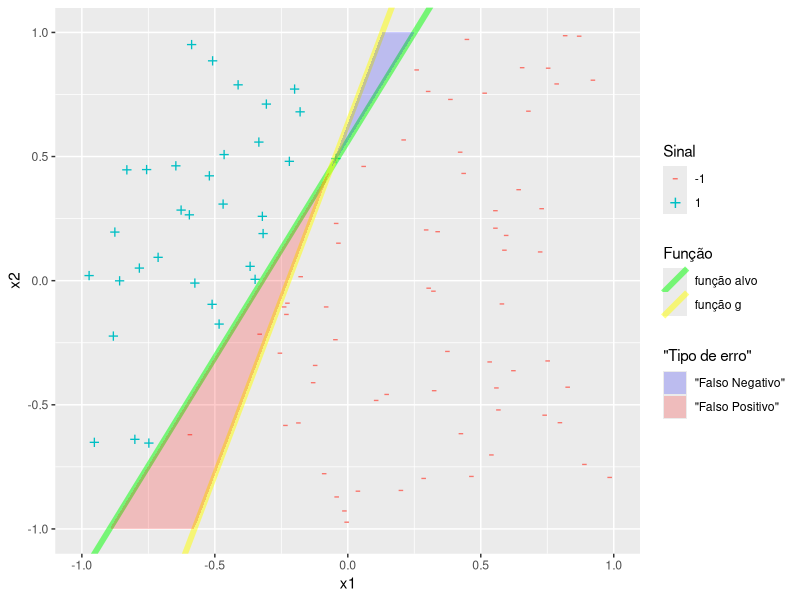
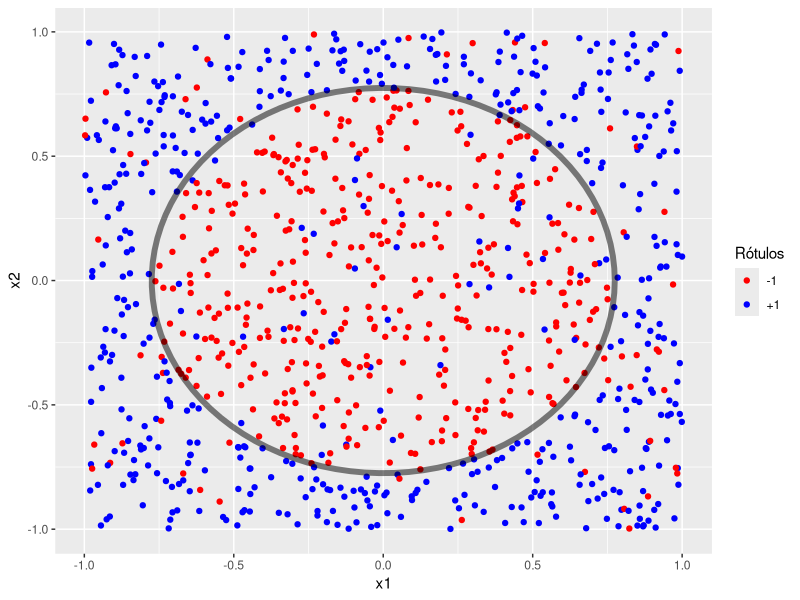
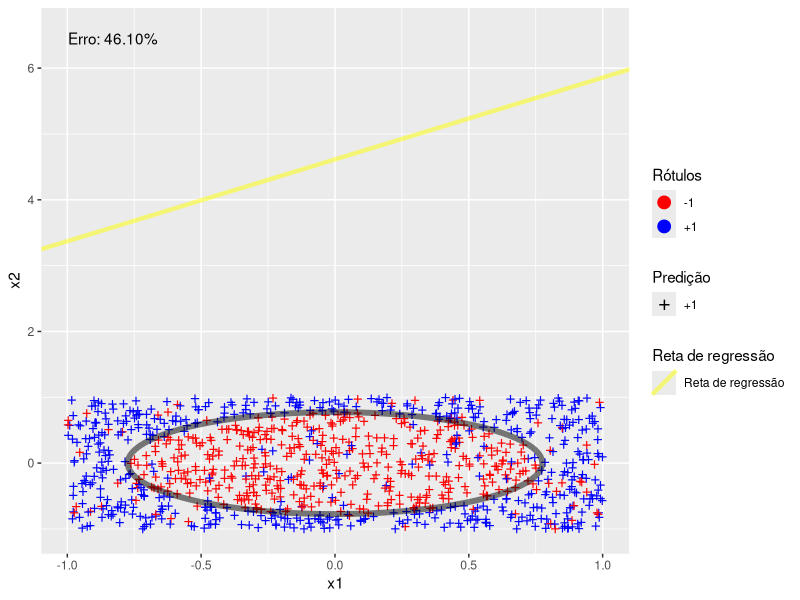
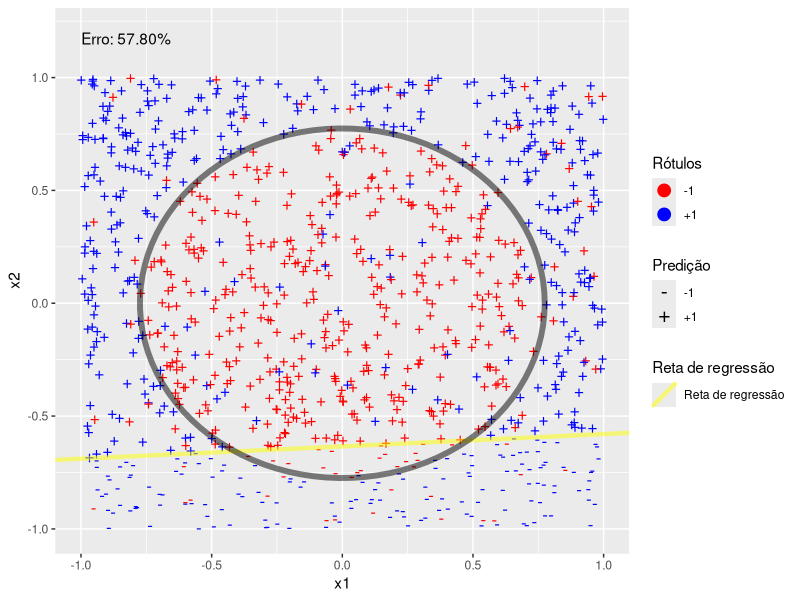
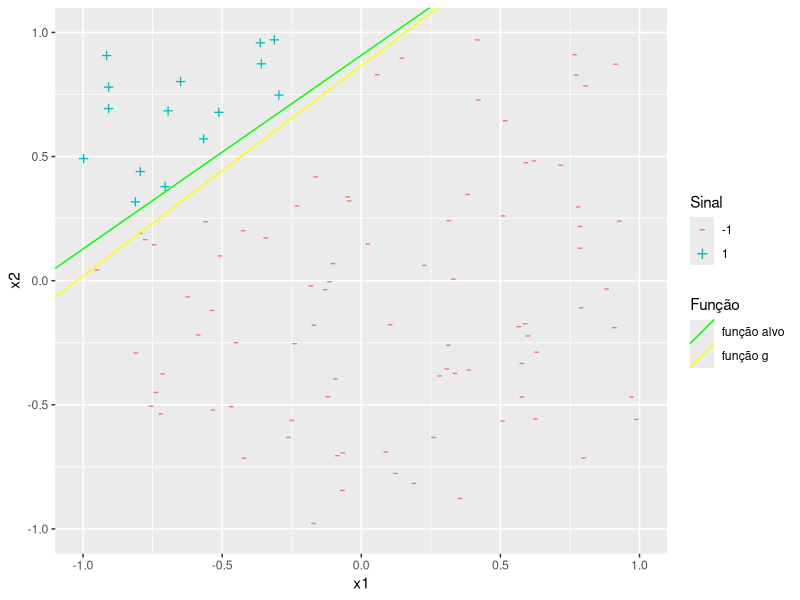
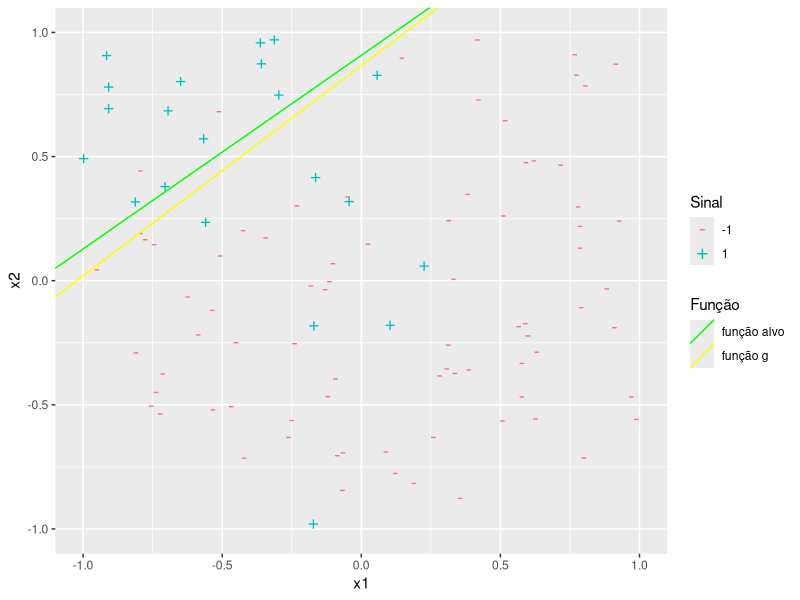

R code for these plots, in order:
## ---- chunk 1
knitr::opts_chunk$set(echo = TRUE)
## ---- chunk 2
library(knitr)
opts_chunk$set(tidy.opts=list(width.cutoff=60),tidy=TRUE, message = FALSE, warning = FALSE)
## ---- chunk 3
# Instalando a única biblioteca externa utilizada, caso necessário
if (!requireNamespace("ggplot2"))
  install.packages('ggplot2')
# Importando a biblioteca
library("ggplot2")
## ---- chunk 4

# gerar função f
gerar_f <- function() {
  x1 <- runif(2, -1, 1)
  x2 <- runif(2, -1, 1)
# calcular a e b, coeficiente angular e intercepto, respectivamente
# da reta (f) passando por x1 e x2 
  a <- (x2[2] - x1[2]) / (x2[1] - x1[1])
  b <- x1[2] - a * x1[1]
  return(list(x1 = x1, x2 = x2, a=a, b=b))
}
## ---- chunk 5
set.seed(1)
f <- gerar_f()
print("Pontos que geraram f e coeficiente angular e intercepto da reta")
print(f)
## ---- chunk 6
gerar_dados <- function(N) {
    X <- matrix(runif(2*N, -1, 1), ncol = 2)
    colnames(X) <- c("x1", "x2")
    rownames(X) <- paste0("p", 1:N)
    return(X)
}
## ---- chunk 7
avaliar_dados <- function(X, avaliar_intercepto, avaliar_coef_angular) {
  sinal <- ifelse(X[, 2] - avaliar_coef_angular * X[, 1] 
                  - avaliar_intercepto > 0, 1, -1)
  return(sinal)
}
## ---- chunk 8
set.seed(1)
X <- gerar_dados(100)
sinal <- avaliar_dados(X,avaliar_coef_angular = f$a, avaliar_intercepto = f$b)
print("Visualizando primeiras observações:")
print(head(cbind(X,sinal)))
## ---- chunk 9
reg <- lm(sinal ~ X)
reg$coefficients
## ---- chunk 10
intercepto <- -reg$coefficients[1]/reg$coefficients[3]
coef_angular <- -reg$coefficients[2]/reg$coefficients[3]

intercepto
coef_angular
## ---- chunk 11
# Visualizar pontos e função alvo
library(ggplot2)

# Criar dadoframe com dados e sinal
df <- data.frame(X, sinal)

# Criar dataframe auxiliar para visualização das áreas entre as retas
dado_auxiliar <- data.frame(x = seq(-1, 1, 0.01))
dado_auxiliar$f <- sapply(dado_auxiliar$x,
                          FUN = function(x) {f$b + f$a * x})
dado_auxiliar$g <- sapply(dado_auxiliar$x,
                          FUN = function(x) {intercepto + coef_angular * x})

# Visualizar problema
ggplot(df, aes(x=X[,1], y=X[,2], size = 3,
               color=factor(sinal), shape = factor(sinal))) +
  geom_point(show.legend = TRUE) +
  xlim(-1, 1) + ylim(-1, 1) +
  geom_abline(aes(slope = f$a, intercept = f$b, linetype = "função alvo"),
    color = "green", linewidth = 2, alpha = 0.5) +
  geom_abline(aes(slope = coef_angular, intercept = intercepto,
    linetype = "função g"), color = "yellow", linewidth = 2, alpha = 0.5) +
  scale_shape_manual(values = c("-", "+"), name = "Sinal") +
  scale_linetype_manual(values = c("solid", "solid"), name = "Função") +
  scale_fill_manual(values = c("blue", "red"),
    labels = c('"Falso Negativo"', '"Falso Positivo"'),
    name = '"Tipo de erro"') +
  geom_ribbon(data = subset(dado_auxiliar, f > g),
    aes(x = x, ymin = pmax(g, -1), ymax = f, fill = '"Falso Positivo"'),
    alpha = 0.2, inherit.aes = FALSE) +
  geom_ribbon(data = subset(dado_auxiliar, f < g),
    aes(x = x, ymin = f, ymax = pmin(g,1), fill = '"Falso Negativo"'),
    alpha = 0.2, inherit.aes = FALSE) +
  guides(color = guide_legend(override.aes = 
                    list(shape = c("-", "+"), size = 5))) +
  guides(linetype = guide_legend(override.aes = 
                    list(color = c("green", "yellow"), shape = c(NA, NA)))) +
  guides(fill = guide_legend(override.aes = list(shape = c(NA,NA)))) +
  labs(color = "Sinal", shape = "Sinal", linetype = "Função",
       fill = '"Tipo de erro"', x = "x1", y = "x2") + 
  scale_size(guide = FALSE) + 
  theme_gray()
## ---- chunk 12
# Inicializar vetores
prob_erro_dentro <- c()
f_coef_angular <- c()
f_intercepto <- c()
# Número de experimentos
num_experimentos <- 1000
# Tamanho da amostra (treino)
N = 100
# Inicializar matriz que receberá os pe pesos de regressão a cada experimento
reg <- matrix(data = NA, nrow = num_experimentos,ncol =3)

# Para cada experimento
for (i in 1:num_experimentos){
  # Gerar f e armazenar intercepto e coef angular
  f <- gerar_f()
  f_intercepto[i] <- f$b
  f_coef_angular[i] <- f$a
  # Gerar dados
  X <- gerar_dados(N)
  # Avaliar dados com função alvo gerada
  sinal_in <- avaliar_dados(X, avaliar_coef_angular = f_coef_angular[i],
                            avaliar_intercepto = f_intercepto[i])
  # Obter coeficientes de regressão
  reg[i,] <- lm(sinal_in ~ X[,1] + X[,2])$coefficients
  # Prever sinais nos dados de treino
  sinal_pred_in <- sign(cbind(1,X) %*% reg[i,])
  # Estimar erro dentro da amostra no experimento
  prob_erro_dentro[i] = length(which(sinal_in != sinal_pred_in))/N
}
# Mostrar informações sobre o erro nos experimentos
summary(prob_erro_dentro)
## ---- chunk 13
# Fixar seed para reprodutibilidade
set.seed(1)
# Número de experimentos
num_experimentos <- 1000
# Definir tamanho da amostra de teste
N_out <- 1000
# Inicializar vetor de erro
prob_erro_fora <- c()

# Para cada experimento
for (i in 1:num_experimentos){
  # Gerar dados de teste
  X_out <- gerar_dados(N_out)
  # Checar sinal verdadeiro, de acordo com a função alvo
  sinal_out <- avaliar_dados(X_out, avaliar_coef_angular = f_coef_angular[i],
                             avaliar_intercepto = f_intercepto[i])
  # Prever sinal de acordo com a regressão treinada no experimento
  sinal_pred_out <- sign(cbind(1,X_out) %*% reg[i,])
  # Estimar probabilidade de erro fora da amostra no experimento
  prob_erro_fora[i] = length(which(sinal_out != sinal_pred_out))/N_out
}
# Estimar erro fora da amostra no experimento
summary(prob_erro_fora)
## ---- chunk 14
perceptron <- function(X, sinal, taxa_aprendizagem = 1, pesos_perceptron = 0) {
  
  #adicionar coordanada artificial "x0 = 1"
  X <- cbind(1, X)
  # se não for fornecido peso inicial, começar com zero's
  if (length(pesos_perceptron) == 1 && pesos_perceptron == 0){
    pesos_perceptron <- rep(0, ncol(X))}
  
  # inicializar número de iterações
  iters <- 0

  #iniciar vetor de sinais preditos com 0 conforme enunciado
  sinal_pred <- X %*% pesos_perceptron
  sinal_pred <- ifelse(sinal_pred > 0, 1, -1)
  
  # enquanto algum sinal predito for diferente do verdadeiro
  while (any(sinal_pred != sinal)) {
    
    #encontrar dados classificados erroneamente
    classificado_errado <- which(sinal != sinal_pred)
    # condição utilizada para garantir que não haja iteração extra.
    if (length(classificado_errado) > 0) { 
      # sortear um dado classificado erradamente
      i <- classificado_errado[sample.int(n = length(classificado_errado),
                                          size = 1)] 
      # atualizar vetor de peso
      pesos_perceptron <- pesos_perceptron +
                          taxa_aprendizagem * sinal[i] * X[i,] 
      # atualizar número de iterações
      iters <- iters + 1 
    }
    #atualizar sinais
    sinal_pred <- X %*% pesos_perceptron
    sinal_pred <- ifelse(sinal_pred > 0, 1, -1)
  }

  # retornar vetor de pesos final e número de iterações
  return(list(pesos_perceptron = pesos_perceptron, iters = iters))
}
## ---- chunk 15
iters <- c()
set.seed(1)
f_intercepto <- c()
f_coef_angular <- c()
num_experimentos <- 1000
for (i in 1:num_experimentos){
  f <- gerar_f()
  f_intercepto[i] <- f$b
  f_coef_angular[i] <- f$a
  X <- gerar_dados(10)
  sinal <- avaliar_dados(X, avaliar_coef_angular = f_coef_angular[i], 
                         avaliar_intercepto = f_intercepto[i])
  pesos_regressao <- lm(sinal ~ X[,1] + X[,2])$coefficients
  iters[i] <- perceptron(X ,sinal, pesos = pesos_regressao)$iters
}
summary(iters)
## ---- chunk 16
funcao_alvo <- function(x1, x2) {
  sign(x1**2 + x2**2 - 0.6)
}
## ---- chunk 17
calcular_erro <- function(X, y, w) {
  # Adicionar coordenada artificial x0 = 1
  X <- cbind(1, X)  
  # Prever sinais
  predicoes <- sign(X %*% w)  
  # Total de pontos classificados erradamente sobre total de pontos 
  erro <- length(which(predicoes != y)) / length(y)
  return(erro)
}
## ---- chunk 18
set.seed(1)
N <- 1000
X <- gerar_dados(N)
y <- funcao_alvo(X[, 1], X[, 2])
# Selecionar pontos com ruído aleatoriamente
indices_ruido <- sample(1:N, size = floor(N * 0.1))
# Alterar sinal de pontos com ruído
y[indices_ruido] <- -y[indices_ruido]  
  
X <- cbind(1, X)
df <- data.frame(X, y)
df$rotulos <- as.factor(df$y)

ggplot(df, aes(x = x1, y = x2, color = rotulos)) + 
      geom_point() +
      scale_color_manual(values = c("red", "blue"), labels = c("-1", "+1")) +
      labs(color = "Rótulos") +
      guides(color = guide_legend(override.aes =
                                    list(fill = c("red","blue")))) +
  geom_path(
    data = data.frame(x1 = cos(seq(0, 2*pi, length.out = 100))*sqrt(0.6),
                      x2 = sin(seq(0, 2*pi, length.out = 100))*sqrt(0.6)),
    aes(x = x1, y = x2),
    col = "black", linewidth = 2, alpha = .5) +
    theme_gray()
## ---- chunk 19
plot_exemplo <- function(N){
# Gerar dados  
X <- gerar_dados(N)
# Aplicar função alvo nos dados
y <- funcao_alvo(X[, 1], X[, 2])
# Selecionar pontos com ruído
indices_ruido <- sample(1:N, size = floor(N * 0.1))  
# Trocar sinal de pontos com ruído
y[indices_ruido] <- -y[indices_ruido]  
#Aplicar regressão linear
reg <- lm(y ~ X)  
# Armazenar coeficientes da regressão
pesos <- reg$coefficients
print(paste("vetor de pesos: w0: ", pesos[1],
            "w1: ", pesos[2], "w2: ", pesos[3]))
#Calcular erro
erro <- calcular_erro(X, y, pesos)
#Encontrar intercepto e coeficiente angular da retar de regressão
intercepto <- -pesos[1]/pesos[3]
print(paste("intercepto: ", intercepto))
coef_angular <- -pesos[2]/pesos[3]
print(paste("coeficiente angular: ", coef_angular))
# Adicionar coordenada artificial "x0 = 1"
X <- cbind(1, X); colnames(X)[1] <- "x0"
# Preparar dataframe para plot
df <- data.frame(X, y)
df$rotulos <- as.factor(df$y)
# Prever classificação com modelo de regressão linear
df$predicao <- as.factor(sign(X %*% pesos))
print("Visualizando as primeiras observações")
print(head(df))
# Ajustes para que o plot funcione corretamente
if (length(unique(df$predicao)) == 1 && unique(df$predicao) == 1) {
  shape_values <- "+"
  labels_values <- "+1"
} else if (length(unique(df$predicao)) == 1 && unique(df$predicao) == -1) {
  shape_values <- "-"
  labels_values <- "-1"
} else {
  shape_values <- c("-", "+")
  labels_values <- c("-1", "+1")
}

# Dataframe auxiliar para plot do círculo
circulo <- data.frame(
  x1 = cos(seq(0, 2 * pi, length.out = 100)) * sqrt(0.6),
  x2 = sin(seq(0, 2 * pi, length.out = 100)) * sqrt(0.6)
)

# Visualização
ggplot(df, aes(x = x1, y = x2, color = rotulos, shape = predicao)) +
  geom_point(size = 4) +
  labs(color = "Rótulos", shape = "Predição", linetype = "Linetype") +
  geom_abline(linewidth = 1.5, alpha = 0.5, color = "yellow", aes(linetype = "Reta de regressão",
              slope = coef_angular, 
              intercept = intercepto)) + 
  ylim(c(min(-1, intercepto - coef_angular, intercepto + coef_angular),
          max(1, intercepto + coef_angular, intercepto - coef_angular) +
            (max(1, intercepto + coef_angular, intercepto - coef_angular) -
               min(-1, intercepto - coef_angular,
                   intercepto + coef_angular)) / 10)) +
  scale_color_manual(values = c("red", "blue"), labels = c("-1", "+1")) +
  scale_shape_manual(values = shape_values, labels = labels_values) +
  scale_linetype_manual(values = c("solid"),
                        name = "Reta de regressão") +
  geom_path(data = circulo, aes(x = x1, y = x2), col = "black",
            linewidth = 2, alpha = 0.5, inherit.aes = FALSE) +
  annotate("text", x = min(df$x1),
      y = max(1, intercepto + coef_angular, intercepto - coef_angular) +
          (max(1, intercepto + coef_angular, intercepto - coef_angular) -
          min(-1, intercepto - coef_angular, intercepto + coef_angular)) / 10,
           label = paste("Erro:", sprintf("%.2f%%", erro * 100)),
           hjust = 0, vjust = 1, color = "black") +
  guides(color = guide_legend(order = 1),
         shape = guide_legend(order = 2,
                    override.aes = list(linetype = NA, size = 5)),
         linetype = guide_legend(order = 3,
                    override.aes = list(color = c("yellow"),shape = c(NA)))) +
  theme_gray()
}
## ---- chunk 20
set.seed(1)
plot_exemplo(1000)
## ---- chunk 21
set.seed(2)
plot_exemplo(1000)
## ---- chunk 22
# Fixar seed para garantir reprodutibilidade
set.seed(1)  
# tamanho da amostra
N <- 1000
# número de repetições do experimento
num_experimentos <- 1000
# inicializar erro total dos experimentos
soma_erro <- 0
# Para cada experimento
for (i in 1:num_experimentos) {
  # Gerar dados
  X <- gerar_dados(N)
  # Aplicar função alvo aos dados
  y <- funcao_alvo(X[, 1], X[, 2])
  # Selecionar pontos com ruido aleatoriamente
  indices_ruido <- sample(1:N, size = floor(N * 0.1)) 
  # Alterar sinal de pontos com ruído
  y[indices_ruido] <- -y[indices_ruido] 
  # Aplicar regressão linear
  reg <- lm(y ~ X)
  # Armazenar coeficientes da regressão
  w <- reg$coefficients
  # Calcular erro
  erro <- calcular_erro(X, y, w)
  # Atualizar erro acumulado nos experimentos
  soma_erro <- soma_erro + erro
}
# Calcular erro médio na amostra
erro_medio <- soma_erro / num_experimentos
## ---- chunk 23
print(paste("Erro médio na amostra:", erro_medio))
## ---- chunk 24
# Fixar seed para reprodutibilidade
set.seed(1)
# Número de observações na amostra
N <- 1000
# Gerar dados
X <- gerar_dados(N)
# Adicionar coordenadas
vetor_adicional_1 <- X[,1] * X[,2]
vetor_adicional_2 <- X[,1] ** 2
vetor_adicional_3 <- X[,2] ** 2
X <- cbind(X, vetor_adicional_1, vetor_adicional_2, vetor_adicional_3)
colnames(X) <- c("x1", "x2","x1*x2","x1²", "x2²")
print("Visualizando primeiras observações")
print(head(X))

## ---- chunk 25
# Aplicar função alvo nos dados
y <- funcao_alvo(X[, 1], X[, 2])
# Selecionar pontos com ruído
indices_ruido <- sample(1:N, size = floor(N * 0.1))  
# Trocar sinal de pontos com ruído
y[indices_ruido] <- -y[indices_ruido]  
## ---- chunk 26
reg <- lm(y~X)
X <- cbind(1, X); colnames(X)[1] <- "x0"

print("Visualizando as primeiras observações")
print(head(cbind(X,y)))
pesos <- reg$coefficients; names(pesos) <- c("w0","w1","w2","w3","w4","w5")
pesos
## ---- chunk 27
predicao <- sign(X %*% pesos)
erro <- length(which(predicao != y))
print(paste("Erro encontrado no exemplo: ", sprintf("%.2f%%", erro/N * 100)))
## ---- chunk 28
pesos_a <- c(-1, -0.05, 0.08, 0.13, 1.5, 1.5)
pesos_b <- c(-1, -0.05, 0.08, 0.13, 1.5, 15)
pesos_c <- c(-1, -0.05, 0.08, 0.13, 15, 15)
pesos_d <- c(-1, -1.5, 0.08, 0.13, 0.05, 0.05)
pesos_e <- c(-1, -0.05, 0.08, 1.5, 0.15, 0.15)
## ---- chunk 29
# Fixar seed para garantir reprodutibilidade
set.seed(1)  
# tamanho da amostra
N <- 1000
set.seed(1)
N <- 1000
# número de experimentos
num_experimentos <- 1000

#inicializar erro
soma_erro <- 0
#inicializar diferencas com as opcoes do enunciado
diferenca_a <- 0
diferenca_b <- 0
diferenca_c <- 0
diferenca_d <- 0
diferenca_e <- 0

# Para cada experimento
for (i in 1:num_experimentos) {
  # Gerar dados
  X <- gerar_dados(N)
  # Adicionar coordenadas
  vetor_adicional_1 <- X[,1] * X[,2]
  vetor_adicional_2 <- X[,1] ** 2
  vetor_adicional_3 <- X[,2] ** 2
  X <- cbind(X, vetor_adicional_1, vetor_adicional_2, vetor_adicional_3)
  colnames(X) <- c("x1", "x2","x1*x2","x1²", "x2²")
  # Aplicar função alvo aos dados
  y <- funcao_alvo(X[, 1], X[, 2])
  # Selecionar pontos com ruido aleatoriamente
  indices_ruido <- sample(1:N, size = floor(N * 0.1)) 
  # Alterar sinal de pontos com ruído
  y[indices_ruido] <- -y[indices_ruido] 
  # Aplicar regressão linear
  reg <- lm(y ~ X)
  # Armazenar coeficientes da regressão
  pesos <- reg$coefficients
  # Adicionar coordenada artificial "x0 = 1 "
  X <- cbind(1,X)
  # Prever sinais
  predicao <- sign(X %*% pesos)
  # Calcular erro
  erro <- length(which(predicao != y))
  #Calcular diferenças com as opções
  dif_experimento_a <- length(which(predicao != sign(X%*%pesos_a)))
  dif_experimento_b <- length(which(predicao != sign(X%*%pesos_b)))
  dif_experimento_c <- length(which(predicao != sign(X%*%pesos_c)))
  dif_experimento_d <- length(which(predicao != sign(X%*%pesos_d)))
  dif_experimento_e <- length(which(predicao != sign(X%*%pesos_e)))
  # Atualizar erro e diferenças totais nos experimentos
  soma_erro <- soma_erro + erro
  diferenca_a <- diferenca_a + dif_experimento_a
  diferenca_b <- diferenca_b + dif_experimento_b
  diferenca_c <- diferenca_c + dif_experimento_c
  diferenca_d <- diferenca_d + dif_experimento_d
  diferenca_e <- diferenca_e + dif_experimento_e
}
print(paste("Erro médio na amostra:",
            sprintf("%.2f%%", soma_erro/N/num_experimentos * 100)))
print(paste("Diferença média com opção a:",
            sprintf("%.2f%%", diferenca_a/N/num_experimentos * 100)))
print(paste("Diferença média com opção b:",
            sprintf("%.2f%%", diferenca_b/N/num_experimentos * 100)))
print(paste("Diferença média com opção c:",
            sprintf("%.2f%%", diferenca_c/N/num_experimentos * 100)))
print(paste("Diferença média com opção d:",
            sprintf("%.2f%%", diferenca_d/N/num_experimentos * 100)))
print(paste("Diferença média com opção e:",
            sprintf("%.2f%%", diferenca_e/N/num_experimentos * 100)))
## ---- chunk 30
# Fixar seed para garantir reprodutibilidade
set.seed(1)  
# tamanho da amostra
N <- 1000
# número de experimentos
num_experimentos <- 1000

#inicializar erros
soma_erro_dentro <- 0
soma_erro_fora <- 0

# Para cada experimento
for (i in 1:num_experimentos) {
  # Gerar dados
  X <- gerar_dados(N*2)
  # Adicionar coordenadas
  vetor_adicional_1 <- X[,1] * X[,2]
  vetor_adicional_2 <- X[,1] ** 2
  vetor_adicional_3 <- X[,2] ** 2
  X <- cbind(X, vetor_adicional_1, vetor_adicional_2, vetor_adicional_3)
  colnames(X) <- c("x1", "x2","x1*x2","x1²", "x2²")
  # Aplicar função alvo aos dados
  y <- funcao_alvo(X[, 1], X[, 2])
  
  ##########Treino##########
  X_treino <- X[1:N,]
  y_treino <- y[1:N]
  # Selecionar pontos com ruido aleatoriamente
  indices_ruido_treino <- sample(1:N, size = floor(N * 0.1)) 
  # Alterar sinal de pontos com ruído
  y_treino[indices_ruido] <- -y_treino[indices_ruido]
  # Aplicar regressão linear
  reg <- lm(y_treino ~ X_treino)
  # Armazenar coeficientes da regressão
  pesos_treino <- reg$coefficients
  # Adicionar coordenada artificial "x0 = 1 "
  X_treino <- cbind(1,X_treino)
  # Prever sinais
  predicao <- sign(X_treino %*% pesos_treino)
  # Calcular erro
  erro_dentro <- length(which(predicao != y_treino))
  # Atualizar erro dentro
  soma_erro_dentro <- soma_erro_dentro + erro_dentro
  
  ##########Teste##########
  # Fora da amostra
  X_teste <- X[(N + 1):(2*N),]
  y_teste <- y[(N + 1):(2*N)]
  # Selecionar pontos com ruido aleatoriamente
  indices_ruido_teste <- sample(1:N, size = floor(N * 0.1)) 
  # Alterar sinal de pontos com ruído
  y_teste[indices_ruido] <- -y_teste[indices_ruido]
  # adicionar coordenada artificial "x0 = 1"
  X_teste <- cbind(1,X_teste)
  # Adicionar coordenadas
  predicao_teste <- sign(X_teste %*% pesos_treino)
  # Calcular erro
  erro_fora <- length(which(predicao_teste != y_teste))
  # Atualizar fora
  soma_erro_fora <- soma_erro_fora + erro_fora
}
print(paste("Erro médio dentro da amostra:",
  sprintf("%.2f%%", soma_erro_dentro/N/num_experimentos * 100)))
print(paste("Erro médio fora da amostra:",
  sprintf("%.2f%%", soma_erro_fora/N/num_experimentos * 100)))

## ---- chunk 31
set.seed(123)
f <- gerar_f()
print(f)
## ---- chunk 32
set.seed(123)
N <- 100
X <- gerar_dados(N)
sinal <- avaliar_dados(X, avaliar_intercepto = f$b, avaliar_coef_angular = f$a) 
print("Visualizando as primeiras observações")
head(X)
## ---- chunk 33
set.seed(123)
w <- perceptron(X,sinal)$pesos_perceptron
coef_angular <- -w[2] / w[3]
intercepto <- -w[1]/ w[3]
print(paste("Coeficiente angular: ", coef_angular))
print(paste("Intercepto: ", intercepto))
## ---- chunk 34
# Visualização do problema
library(ggplot2)

# Criar dataframe com dados e sinais
df <- data.frame(X, sinal)

# Plotar pontos, função alvo e reta dada pelos coeficientes do perceptron
ggplot(df, aes(x=X[,1], y=X[,2], size = 3,color=factor(sinal),
               shape = factor(sinal))) +
  geom_point(show.legend = TRUE) +
  xlim(-1, 1) + ylim(-1, 1) +
  geom_abline(aes(slope = f$a, intercept = f$b, linetype = "função alvo"),
              color = "green") +
  geom_abline(aes(slope = coef_angular, intercept = intercepto,
                  linetype = "função g"), color = "yellow") +
  scale_shape_manual(values = c("-", "+"), name = "Sinal") +
  scale_linetype_manual(values = c("solid", "solid"), name = "Função") +
  guides(color = guide_legend(override.aes = 
                    list(shape = c("-", "+"), size = 5))) +
  guides(linetype = guide_legend(override.aes =
                    list(color = c("green", "yellow"),shape = c(NA, NA)))) +
  labs(color = "Sinal", shape = "Sinal",
       linetype = "Função", x = "x1", y = "x2") + 
  scale_size(guide = FALSE)
## ---- chunk 35
# Selecionar pontos com ruido aleatoriamente
indices_ruido <- sample(1:N, size = floor(N * 0.1)) 
# Alterar sinal de pontos com ruído
sinal[indices_ruido] <- - sinal[indices_ruido]
## ---- chunk 36
# Visualização do problema
library(ggplot2)

# Criar dataframe com dados e sinais
df <- data.frame(X, sinal)

# Plotar pontos, função alvo e reta dada pelos coeficientes do perceptron
ggplot(df, aes(x=X[,1], y=X[,2], size = 3,
               color=factor(sinal), shape = factor(sinal))) +
  geom_point(show.legend = TRUE) +
  xlim(-1, 1) + ylim(-1, 1) +
  geom_abline(aes(slope = f$a, intercept = f$b, linetype = "função alvo"),
              color = "green") +
  geom_abline(aes(slope = coef_angular, intercept = intercepto,
                  linetype = "função g"), color = "yellow") +
  scale_shape_manual(values = c("-", "+"), name = "Sinal") +
  scale_linetype_manual(values = c("solid", "solid"), name = "Função") +
  guides(color = guide_legend(override.aes =
                      list(shape = c("-", "+"), size = 5))) +
  guides(linetype = guide_legend(override.aes =
                      list(color = c("green", "yellow"),shape = c(NA, NA)))) +
  labs(color = "Sinal", shape = "Sinal",
       linetype = "Função", x = "x1", y = "x2") + 
  scale_size(guide = FALSE)

## ---- chunk 37
perceptron_pocket <- function(X, sinal, taxa_aprendizagem = 1, k,
                              pesos_perceptron = 0) {
  # Adicionar coordenada artificial "x0 = 1"
  X <- cbind(1, X)
  # se não for fornecido peso inicial, começar com zero's
  if (length(pesos_perceptron) == 1 && pesos_perceptron == 0){
    pesos_perceptron <- rep(0, ncol(X))}
  # inicializar número de iterações
  iters <- 0

  #iniciar vetor de sinais preditos com 0 conforme enunciado
  sinal_pred <- X %*% pesos_perceptron
  sinal_pred <- ifelse(sinal_pred > 0, 1, -1)
  
  # inicializar vetor de melhores pesos e variável menor_erro
  melhores_pesos <- pesos_perceptron
  menor_erro <- length(which((sinal_pred != sinal)))
  
   # enquanto algum sinal predito for diferente do verdadeiro
  while (iters < k && any(sinal_pred != sinal)) {
    #encontrar dados classificados erroneamente
    classificado_errado <- which(sinal != sinal_pred)
    # condição utilizada para garantir que não haja iteração extra.
    if (length(classificado_errado) > 0) { 
      # sortear um dado classificado erradamente
      i <- classificado_errado[sample.int(n = length(classificado_errado),
                              size = 1)] 
      # Calcular pesos encontrados na iteração
      pesos_perceptron <- pesos_perceptron +
                          taxa_aprendizagem * sinal[i] * X[i,]
      erro <- length(which((sinal_pred != sinal)))
      
      # atualizar vetor de peso do problema se o erro diminuir
      if (erro < menor_erro) {
      melhores_pesos <- pesos_perceptron
      menor_erro <- erro
    }
      # atualizar número de iterações
      iters <- iters + 1 
    }
    #atualizar sinais
    sinal_pred <- X %*% pesos_perceptron
    sinal_pred <- ifelse(sinal_pred > 0, 1, -1)
  }

  # retornar vetor de pesos, número de iterações, e erro
  return(list(pesos_perceptron = melhores_pesos,
              iters = iters, erro = menor_erro))
}
## ---- chunk 38
teste_perceptron_pocket_ruido <- function(num_experimentos, n_iter_perceptron,
                                    N_dentro, N_fora , usa_pesos_regressao) {
  
  # Fixar seed para reprodutibilidade
  set.seed(123)
  
  # Inicializar vetores de erro
  erro_fora <- c()
  erro_dentro <- c()
  
  # Para cada experimento
  for (i in 1:num_experimentos) {
    # Gerar função f
    f <- gerar_f()
    
    # Gerar dados - treino e teste
    X <- gerar_dados(N_dentro + N_fora)
    
    # Separar dados de treino e teste
    X_dentro <- X[1:N_dentro,]
    X_fora <- X[(N_dentro + 1) : nrow(X),]
    
    # Avaliar sinal (verdadeiro) dos dados de treinamento
    sinal_dentro <- avaliar_dados(X_dentro, avaliar_intercepto = f$b,
                                  avaliar_coef_angular = f$a)
    
    # Selecionar pontos com ruido aleatoriamente nos dados de treinamento
    indices_ruido_dentro <- sample(1:N_dentro, size = floor(N_dentro * 0.1)) 
    
    # Alterar sinal de pontos com ruído
    sinal_dentro[indices_ruido_dentro] <- -sinal_dentro[indices_ruido_dentro]
  
    # Avaliar sinal (verdadeiro) dos dados de teste
    sinal_fora <- avaliar_dados(X_fora, avaliar_intercepto = f$b,
                                avaliar_coef_angular = f$a)
    
    if (usa_pesos_regressao == TRUE) {
      # Fazendo regressão linear nos dados de treinamento
      reg <- lm(sinal_dentro ~ X_dentro)
      
      # Armazenar pesos da regressão
      pesos_regressao <- reg$coefficients
      
      # Rodar perceptron nos dados de treino com pesos da regressão
      saida_perceptron_pocket <- perceptron_pocket(X_dentro, sinal_dentro,
                k = n_iter_perceptron, pesos_perceptron = pesos_regressao)
    } else {
      # Rodar perceptron nos dados de treino sem pesos da regressão
      saida_perceptron_pocket <- perceptron_pocket(X_dentro, sinal_dentro,
                                k = n_iter_perceptron)
    }
    
    # Armazenar erro na amostra no experimento
    erro_dentro[i] <- saida_perceptron_pocket$erro
    
    # Armazenas pesos do perceptron treinado do experimento
    pesos_perceptron_dentro <- saida_perceptron_pocket$pesos_perceptron
    
    # Prever sinais de teste
    sinal_pred_fora <- sign(cbind(1, X_fora) %*% pesos_perceptron_dentro)
    
    # Calcular total de observações classificadas erradamento no experimento
    erro_fora[i] <- length(which(sinal_pred_fora != sinal_fora))
  }
  
  # Mostrar resultados
  print(paste("Erro dentro da amostra: ",
              sprintf("%.2f%%", 100 * mean(erro_dentro / N_dentro))))
  
  print(paste("Erro fora da amostra: ",
              sprintf("%.2f%%", 100 * mean(erro_fora) / N_fora)))
  
  # retornar vetor de pesos, número de iterações, e erro
  return(list(erro_dentro = summary(erro_dentro),
              erro_fora = summary(erro_fora)))
}
## ---- chunk 39
set.seed(123)
teste_perceptron_pocket_ruido(num_experimentos = 1000, n_iter_perceptron = 10,
                              N_dentro = 100, N_fora = 1000,
                              usa_pesos_regressao = FALSE)
## ---- chunk 40
set.seed(123)
teste_perceptron_pocket_ruido(num_experimentos = 1000, n_iter_perceptron = 50,
                              N_dentro = 100, N_fora = 1000,
                              usa_pesos_regressao = FALSE)
## ---- chunk 41
set.seed(123)
teste_perceptron_pocket_ruido(num_experimentos = 1000, n_iter_perceptron = 10,
                              N_dentro = 100, N_fora = 1000,
                              usa_pesos_regressao = TRUE)
## ---- chunk 42
set.seed(123)
teste_perceptron_pocket_ruido(num_experimentos = 1000, n_iter_perceptron = 50,
                              N_dentro = 100, N_fora = 1000,
                              usa_pesos_regressao = TRUE)
